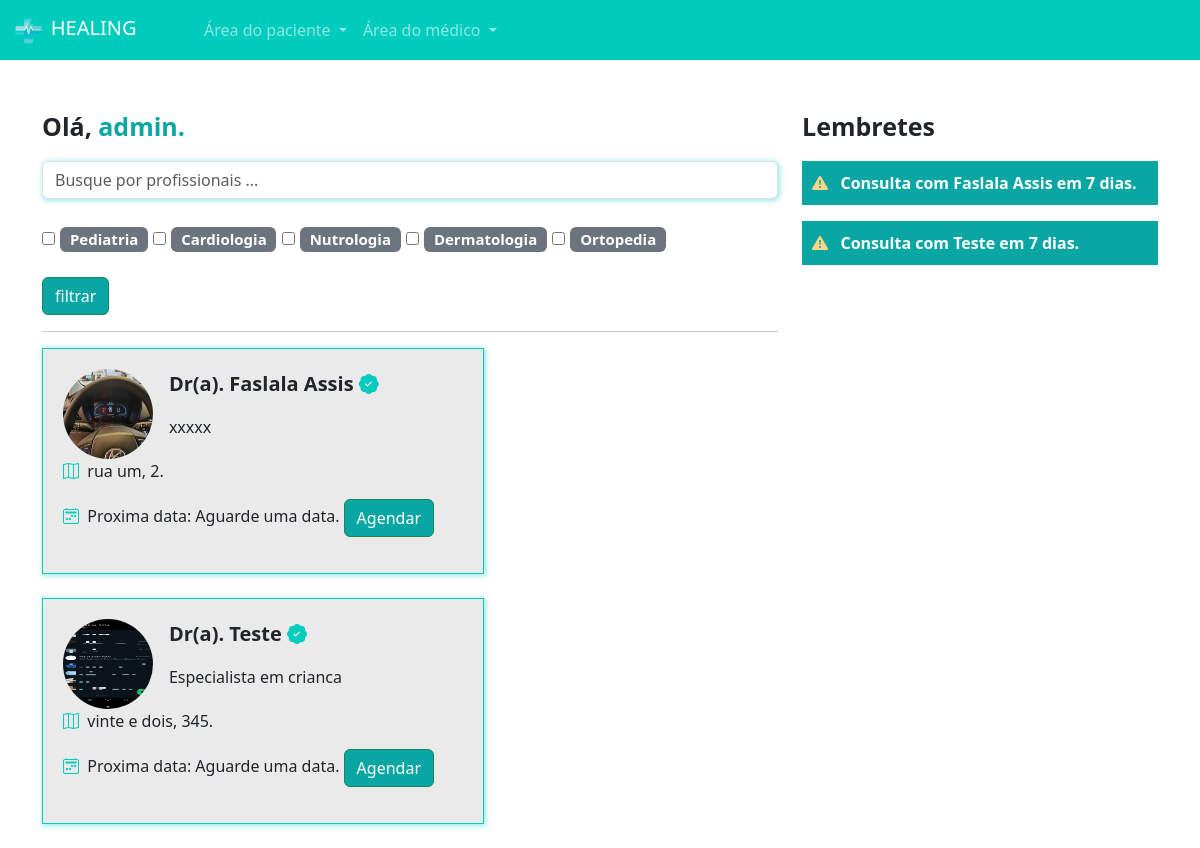
Screenshot of /pacientes/home/ (signed in) with the database file from the repository.
### medicos/models.py (models this page shows, shortened)
class Especialidades(models.Model):
    especialidade = models.CharField(max_length=100)
    icone = models.ImageField(upload_to="icones", null=True, blank=True)

class DadosMedico(models.Model):
    crm = models.CharField(max_length=30)
    nome = models.CharField(max_length=100)
    cep = models.CharField(max_length=15)
    rua = models.CharField(max_length=100)
    bairro = models.CharField(max_length=100)
    numero = models.IntegerField()
    rg = models.ImageField(upload_to="rgs")
    cedula_identidade_medica = models.ImageField(upload_to='cim')
    foto = models.ImageField(upload_to="fotos_perfil")
    user = models.ForeignKey(User, on_delete=models.DO_NOTHING)
    descricao = models.TextField(null=True, blank=True)
    especialidade = models.ForeignKey(Especialidades, on_delete=models.DO_NOTHING, null=True, blank=True)
    valor_consulta = models.FloatField(default=100)
    @property
    def proxima_data(self):
        proxima_data = DatasAbertas.objects.filter(user=self.user).filter(data__gt=datetime.now()).filter(agendado=False).order_by('data').first()
        return proxima_data

### pacientes/views.py (the view)
# urls.py: path('home/', views.home, name="home"),
def home(request):
    if request.method == "GET":
        medico_filtrar = request.GET.get('medico')
        especialidades_filtrar =  request.GET.getlist('especialidades')
        medicos = DadosMedico.objects.all()
        if medico_filtrar:
            medicos = medicos.filter(nome__icontains=medico_filtrar)
        if especialidades_filtrar:
            medicos = medicos.filter(especialidade_id_in=especialidades_filtrar)
        especialidades = Especialidades.objects.all()
        return render(request, 'home.html', {'medicos': medicos, 'especialidades': especialidades, 'is_medico':is_medico(request.user)})

### medicos/models.py (called while the page is built)
def is_medico(user):
    return DadosMedico.objects.filter(user=user).exists()

### pacientes/templates/home.html
{% extends "base.html" %}
{% load static %}
{% block 'head' %}
    <link rel="stylesheet" href="{% static 'medicos/css/abrir_horario.css' %}">
    <link rel="stylesheet" href="{% static 'usuarios/css/usuarios.css' %}">
    <link rel="stylesheet" href="{% static 'medicos/css/cadastro_medico.css' %}">
    <link rel="stylesheet" href="{% static 'pacientes/css/home.css' %}">
    <link rel="stylesheet" href="https://cdn.jsdelivr.net/npm/bootstrap-icons@1.11.3/font/bootstrap-icons.min.css">
{% endblock 'head' %}
{% block 'body' %}
{% include "partials/navbar.html" %}
<br><br>
<div class="container">
    <div class="row">
        <div class="col-md-8">
            <p style="font-size: 25px" class="p-bold">Olá, <span class="color-dark">{{request.user.username}}.</span></p>
            <form action="{% url 'home' %}" post="GET">
                <input type="text" class="form-control shadow-main-color" placeholder="Busque por profissionais ..." name="medico">
                <br>
                <div class="especialidades">
                    {% for especialidade in especialidades %}
                        <input type="checkbox" name="especialidades" value="{{especialidade.id}}">
                        <span class="badge bg-secondary">
                            {{especialidade.especialidade}}
                        </span>
                    {% endfor %}
                </div>
                <br>
                <input type="submit" value="filtrar" class="btn btn-success btn-dark-color">
            </form>
            <hr>
            <div class="list-medicos">
                {% for medico in medicos %}
                <div class="card-medicos shadow-main-color">
                    <div class="row">
                        <div class="col-md-3"><img src="{{medico.foto.url}}" class="foto-perfil-card" alt=""></div>
                        <div class="col-md">
                            <p style="font-size: 20px" class="p-bold">Dr(a). {{medico.nome}} <i class="bi bi-patch-check-fill icon-main"></i></p>
                            <p>{{medico.descricao}}</p>
                        </div>
                    </div>
                    <p><i class="bi bi-map icon-main"></i>&nbsp&nbsp{{medico.rua}}, {{medico.numero}}.</p>
                    <p><i class="bi bi-calendar2-week icon-main"></i>&nbsp&nbspProxima data:
                        {% if medico.proxima_data %}
                            {{medico.proxima_data}}
                        {% else %}
                            Aguarde uma data.
                        {% endif %}
                    <a href="{% url 'escolher_horario' medico.id %}" class="btn btn-success btn-dark-color">Agendar</a>
                </div>
                <br>
                {% endfor %}
            </div>
        </div>
        <div class="col-md-4">
            <p style="font-size: 25px" class="p-bold">Lembretes</p>
            {% for medico in medicos %}
            <p class="bg-main-lembrete">
                <span class="p-bold"><i class="bi bi-exclamation-triangle-fill icon-differential"></i>&nbsp&nbsp
                    Consulta com {{medico.nome}} em 7 dias.
                </span>
            </p>
            {% endfor %}
        </div>
    </div>
</div>
{% endblock 'body' %}

### templates/base.html (shortened to what this page needs)
{% load static %}
<!doctype html>
<html lang="en">
  <head>
    <link rel="stylesheet" href="">
    <link rel="stylesheet" href="{% static 'geral/css/base.css' %}">
    <link href="https://cdn.jsdelivr.net/npm/bootstrap@5.3.3/dist/css/bootstrap.min.css" rel="stylesheet">
    {% block 'head' %}{% endblock 'head' %}
  </head>
  <body>
    {% block 'body' %}{% endblock 'body' %}
  </body>
</html>

### templates/partials/navbar.html (shortened to what this page needs)
{% load static %}
<nav class="navbar navbar-expand-lg navbar-dark bg-color-dark">
    <div class="container-fluid">
      <a class="navbar-brand" href="#"><img src="{% static 'geral/img/logo.png' %}" width="20%" alt="">&nbspHEALING</a>
      <div class="collapse navbar-collapse" id="navbarNav">
        <ul class="navbar-nav">
            <li class="nav-item dropdown">
                <a class="nav-link dropdown-toggle" href="#" id="navbarDropdownMenuLink" role="button" data-bs-toggle="dropdown" aria-expanded="false">
                  Área do paciente
                </a>
            </li>
            {% if is_medico %}
                <li class="nav-item dropdown">
                    <a class="nav-link dropdown-toggle" href="#" id="navbarDropdownMenuLink" role="button" data-bs-toggle="dropdown" aria-expanded="false">
                        Área do médico
                    </a>
                </li>
            {% else %}
                <li class="nav-item">
                    <a class="nav-link" href="{% url 'cadastro_medico' %}">Sou médico</a>
                </li>
            {% endif %}
        </ul>
      </div>
    </div>
  </nav>

### templates/static/geral/css/base.css (style rules this page uses)
:root { --main-color: #00CCBE; --dark-color: #09A6A3; --contrast-color: #FFD686; }
.bg-color-dark { background-color: var(--main-color); }
.p-bold { font-weight: bold; }
.color-dark { color: var(--dark-color); }

### templates/static/usuarios/css/usuarios.css (style rules this page uses)
.btn-dark-color { background-color: var(--dark-color); color: white; }

### templates/static/medicos/css/cadastro_medico.css (style rules this page uses)
.shadow-main-color { box-shadow: 1px 1px 5px 1px rgba(0, 204, 190,.4); }

### templates/static/pacientes/css/home.css (style rules this page uses)
.especialidades { font-size: 20px; }
.card-medicos { width: 60%; background-color: #EAEAEA; border: 1px solid var(--main-color); padding: 20px; }
.foto-perfil-card { width: 90px; height: 90px; border-radius: 45px; }
.icon-main { color: var(--main-color); }
.bg-main-lembrete { background-color: var(--dark-color); padding: 10px; color: white; }
.icon-differential { color: var(--contrast-color); }

### rows the page displays
Especialidades: especialidade "Pediatria"
Especialidades: especialidade "Cardiologia"
Especialidades: especialidade "Nutrologia"
Especialidades: especialidade "Dermatologia"
Especialidades: especialidade "Ortopedia"
DadosMedico: foto (picture), nome "Faslala Assis", descricao "xxxxx", rua "rua um", numero "2", shows "Aguarde uma data."
DadosMedico: foto (picture), nome "Teste", descricao "Especialista em crianca", rua "vinte e dois", numero "345", shows "Aguarde uma data."

### other values shown
{{ request.user.username }} "admin"
